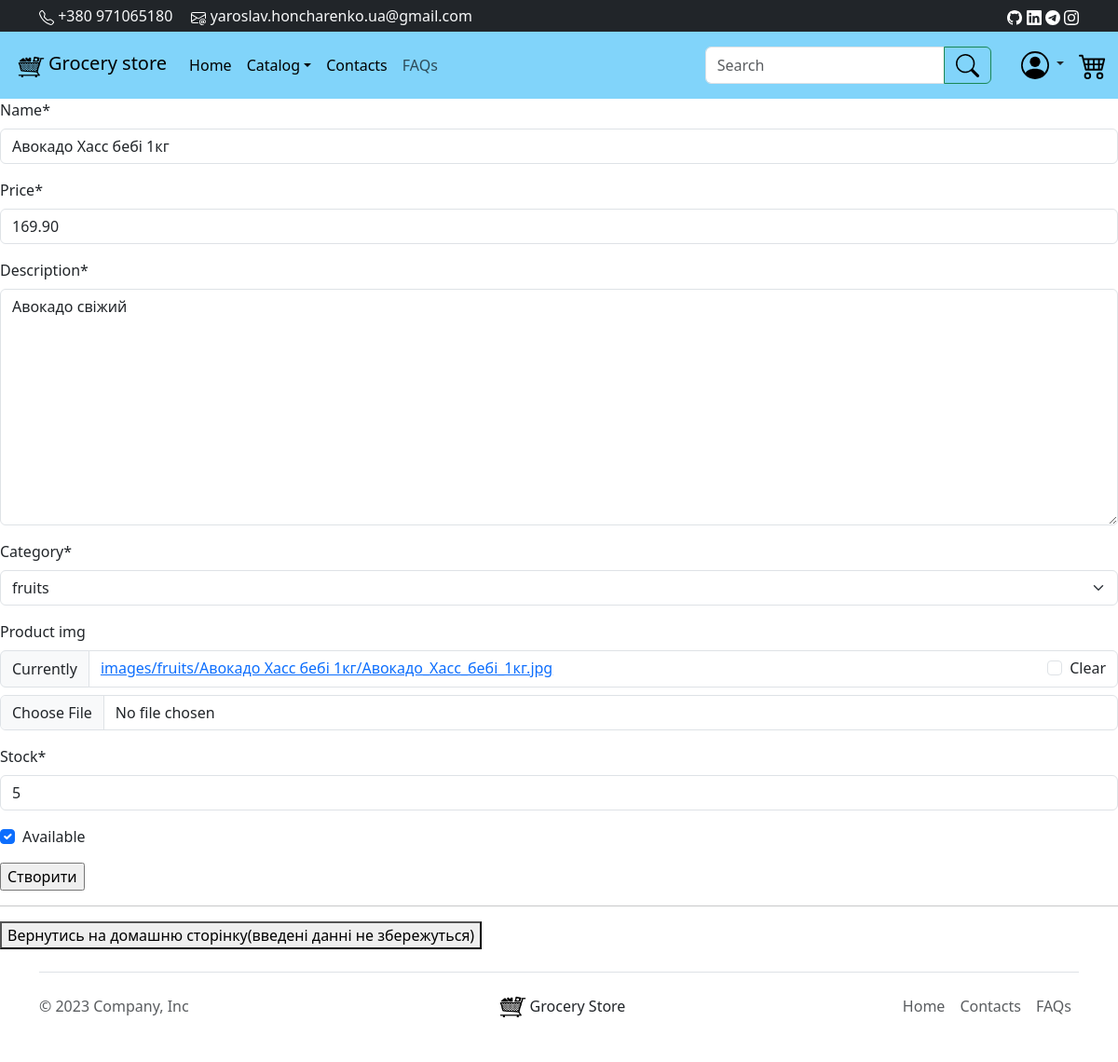
Before: /update/9/ (signed in) with the older database file.
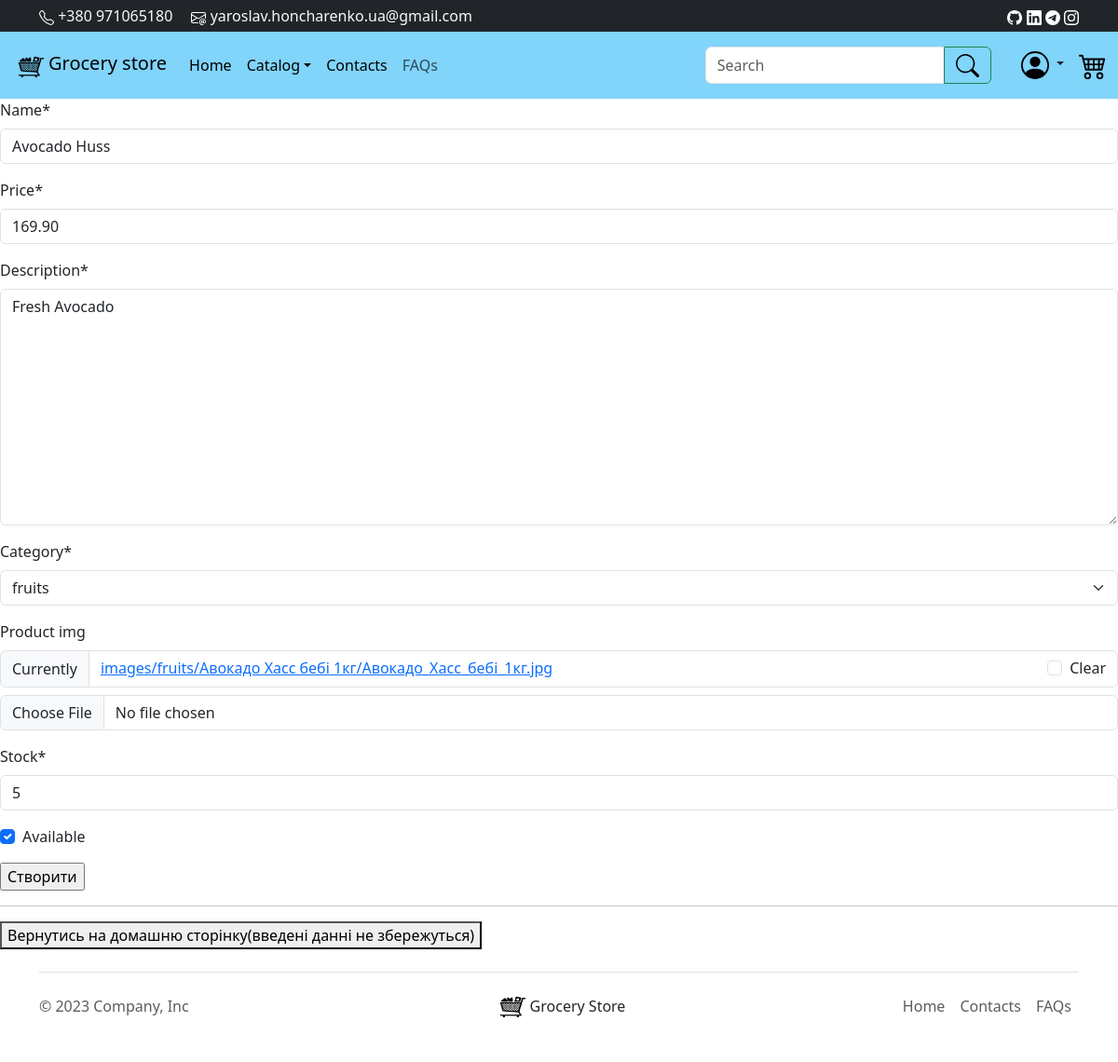
After: the same page with the newer database file.
### New_Shop/models.py (models this page shows, shortened)
class Product(models.Model):
    user = models.ForeignKey(
        settings.AUTH_USER_MODEL,
        default=1, blank=False, null=True,
        on_delete=models.SET_NULL,
    )
    name = models.CharField(max_length=200, blank=False, db_index=True)
    slug = AutoSlugField(populate_from='name', unique=True, null=True)
    price = models.DecimalField(max_digits=10, decimal_places=2, default=00.00)
    description = models.TextField(max_length=600, blank=False)
    category = models.ForeignKey(Category, related_name='products', on_delete=models.CASCADE)
    product_img = models.ImageField(
        upload_to=upload_location_product,
        blank=True, null=True,
        height_field='height_field',
        width_field='width_field'
    )
    height_field = models.IntegerField(default=0)
    width_field = models.IntegerField(default=0)
    stock = models.PositiveIntegerField(null=True, default=0)  # Поле для зберігання залишків продукта
    available = models.BooleanField(default=True)  # Покаже чи доступний чи ні продукт
    created = models.DateTimeField(auto_now_add=True, null=True)
    updated = models.DateTimeField(auto_now=True, null=True)
    class Meta:
        ordering = ('name',)
        index_together = (('id', 'slug'),)

class Category(models.Model):
    name = models.CharField(max_length=200, blank=False, db_index=True)
    description = models.TextField(max_length=600, blank=False, null=True)
    slug = AutoSlugField(populate_from='name', unique=True, null=True)
    category_img = models.ImageField(
        upload_to=upload_location_category,
        blank=True,
        null=True,
        height_field='height_field',
        width_field='width_field'
    )
    height_field = models.IntegerField(blank=False,
                                       null=True,
                                       default=0)
    width_field = models.IntegerField(blank=False, null=True, default=0)
    class Meta:
        ordering = ('name',)
        verbose_name = 'Category'
        verbose_name_plural = "Categories"
    def __str__(self):
        return self.name

### New_Shop/views.py (the view, shortened to what this page needs)
# urls.py: path('update/<int:id_product>/', update, name='update'),
@user_passes_test(is_staff_or_superuser)
def update(request, id_product=None):
    instance = get_object_or_404(Product, id=id_product)
    form = ProductForm(request.POST or None,
                       request.FILES or None,
                       instance=instance)
    context = {
        'title': 'Update',
        'form': form
    }
    return render(request, 'create.html', context)

### New_Shop/forms.py
class ProductForm(forms.ModelForm):
    class Meta:
        model = Product
        fields = [
            'name',
            'price',
            'description',
            'category',
            'product_img',
            'stock',
            'available'
        ]

### New_Shop/views.py (called while the page is built)
def is_staff_or_superuser(user):
    return user.is_staff or user.is_superuser

### templates/create.html (shortened to what this page needs)
{% extends 'base.html' %}
{% load crispy_forms_filters %}
{% load crispy_forms_tags %}
{% block content %}
<form action="" method="post" enctype="multipart/form-data">
    {{ form|crispy }}
    <input type="submit" value="Створити">
</form>
<hr>
<a href="/"><button >Вернутись на домашню сторінку(введені данні не збережуться)</button></a>
{% endblock content %}

Changed rows visible on the page:
changed Product "fruits": name "Авокадо Хасс бебі 1кг" → "Avocado Huss"; description "Авокадо свіжий" → "Fresh Avocado"
